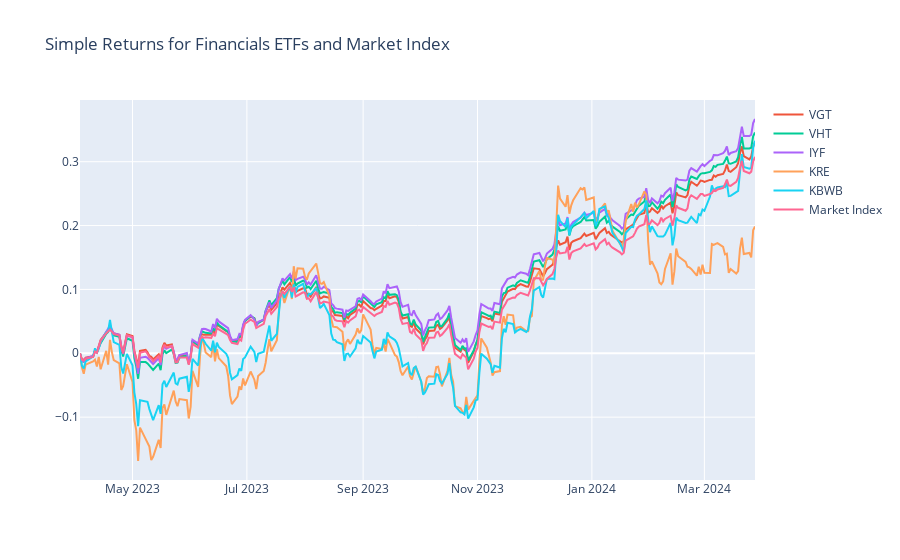

Notebook code cell kept with this figure:
### Code cell
# plot the simple retruns using plotly for all stocks along with market index
fig = px.line(title="Simple Returns for Financials ETFs and Market Index")
fig.add_scatter(x=xlf_data.index, y=xlf_data['simple_return'], mode='lines', name='VGT')
fig.add_scatter(x=vfh_data.index, y=vfh_data['simple_return'], mode='lines', name='VHT')
fig.add_scatter(x=iyf_data.index, y=iyf_data['simple_return'], mode='lines', name='IYF')
fig.add_scatter(x=kre_data.index, y=kre_data['simple_return'], mode='lines', name='KRE')
fig.add_scatter(x=kbwb_data.index, y=kbwb_data['simple_return'], mode='lines', name='KBWB')

fig.add_scatter(x=market_index_data.index, y=market_index_data['simple_return'], mode='lines', name='Market Index')
fig.show()

### Figure 1 — Plotly figure (JSON) as saved in the notebook; plotly's stock layout.template omitted (floating-point values rounded to 4 significant figures; data arrays with more than 128 entries replaced by an {"elided": "..."} marker saying what was removed)
{"data": [{"hovertemplate": "<extra></extra>", "legendgroup": "", "line": {"color": "#636efa", "dash": "solid"}, "marker": {"symbol": "circle"}, "mode": "lines", "name": "", "orientation": "v", "showlegend": false, "type": "scatter", "xaxis": "x", "yaxis": "y"}, {"mode": "lines", "name": "VGT", "type": "scatter", "x": {"elided": "249 str values"}, "y": {"elided": "249 float values"}}, {"mode": "lines", "name": "VHT", "type": "scatter", "x": {"elided": "249 str values"}, "y": {"elided": "249 float values"}}, {"mode": "lines", "name": "IYF", "type": "scatter", "x": {"elided": "249 str values"}, "y": {"elided": "249 float values"}}, {"mode": "lines", "name": "KRE", "type": "scatter", "x": {"elided": "249 str values"}, "y": {"elided": "249 float values"}}, {"mode": "lines", "name": "KBWB", "type": "scatter", "x": {"elided": "249 str values"}, "y": {"elided": "249 float values"}}, {"mode": "lines", "name": "Market Index", "type": "scatter", "x": {"elided": "249 str values"}, "y": {"elided": "249 float values"}}], "layout": {"legend": {"tracegroupgap": 0}, "title": {"text": "Simple Returns for Financials ETFs and Market Index"}, "xaxis": {"anchor": "y", "domain": [0, 1]}, "yaxis": {"anchor": "x", "domain": [0, 1]}}}
